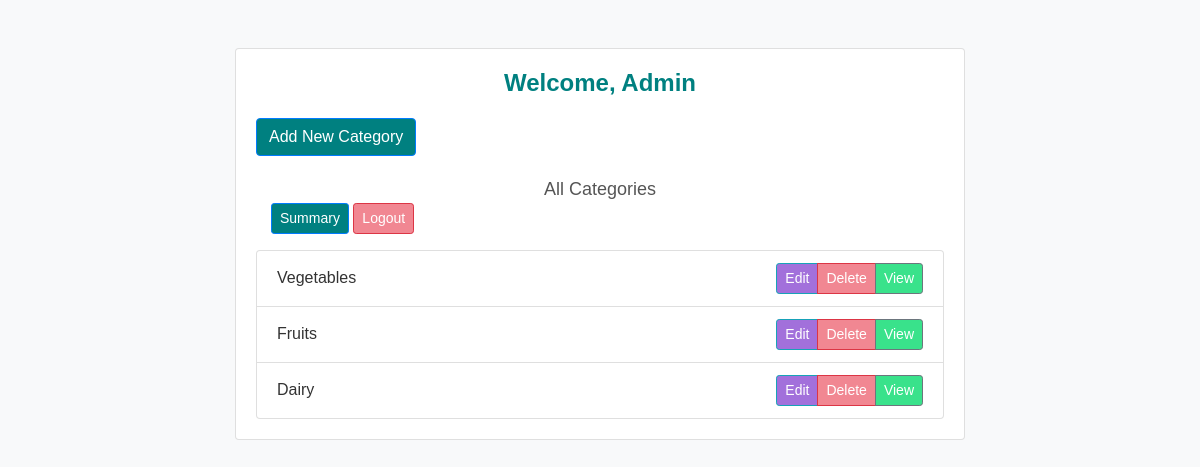
The app's page /admin/home (signed in) with its own data.
### models.py (models this page shows)
class Category(db.Model):
    id = db.Column(db.Integer, primary_key=True)
    name = db.Column(db.String(100), unique=True, nullable=False)
    products = db.relationship('Product', back_populates='category', cascade='all, delete-orphan')

### app.py (the view)
@app.route('/admin/home')
@login_required
def admin_home():
    existing_category = Category.query.all()
    print(existing_category)
    return render_template('admin_home1.html',data=existing_category)

### app.py (called while the page is built)
@login_manager.user_loader
def load_user(user_id):
    return User.query.get(int(user_id))

### templates/admin_home1.html (shortened to what this page needs)
<!DOCTYPE html>
<html lang="en">
<head>
    <link rel="stylesheet" href="https://maxcdn.bootstrapcdn.com/bootstrap/4.5.2/css/bootstrap.min.css">
</head>
<body>
    <div class="container mt-5">
        <div class="row">
            <div class="col-md-8 offset-md-2">
                <div class="card">
                    <div class="card-body">
                        <h1 class="card-text text-center">Welcome, Admin</h1>
                        <a href="/add_category" class="btn btn-primary">Add New Category</a>
                        <div class="all-categories">All Categories</div>
                        <div class="col text-end">
                            <a href="/summary" class="btn btn-sm btn-primary me-2">Summary</a>
                            <a href="/logout" class="btn btn-sm btn-danger">Logout</a>
                        </div>
                        <ul class="list-group mt-3">
                            {% for category in data %}
                            <li class="list-group-item d-flex justify-content-between align-items-center">
                                {{ category.name }}
                                <div class="btn-group">
                                    <a href="/edit_category/{{ category.id }}" class="btn btn-sm btn-info">Edit</a>
                                    <button class="btn btn-sm btn-danger" data-toggle="modal" data-target="#confirmDeleteModal{{ category.id }}">
                                        Delete
                                    </button>
                                    <a href="/view_category/{{ category.id }}" class="btn btn-sm btn-secondary">View</a>
                                </div>
                            </li>
                            {% endfor %}
                        </ul>
                    </div>
                </div>
            </div>
        </div>
    </div>
</body>
</html>

### templates/admin_home1.html (style rules this page uses)
body { background-color: #f8f9fa; color: #333; font-family: Arial, sans-serif; }
.card-text { font-size: 24px; color: #008080; font-weight: bold; margin-bottom: 20px; }
.btn-primary { background-color: #008080; color: #fff; }
.btn-info { background-color: #a270db; color: #fff; }
.btn-danger { background-color: #f18792; color: #fff; }
.btn-secondary { background-color: #39e28b; color: #fff; }
.btn-group { margin-left: auto; }
.all-categories { text-align: center; margin-top: 20px; font-size: 18px; color: #555; }

### records on screen
Category: name "Vegetables"
Category: name "Fruits"
Category: name "Dairy"
